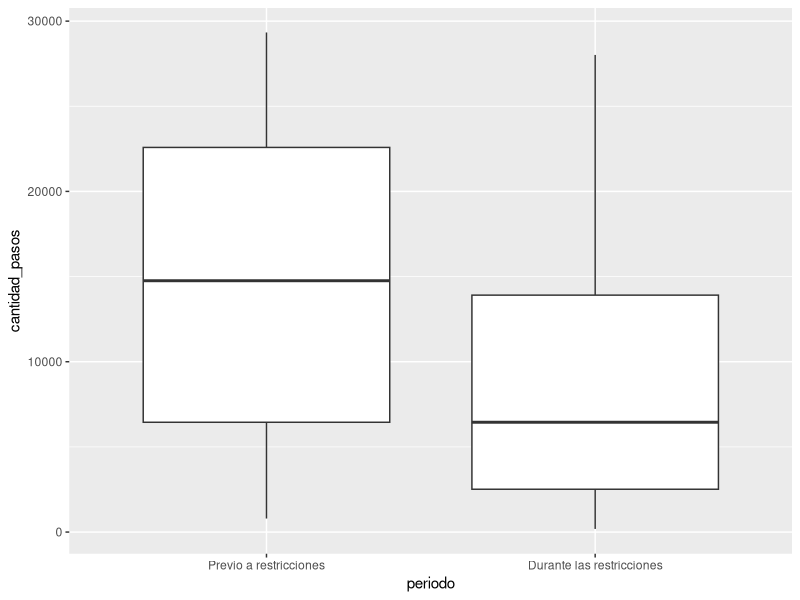
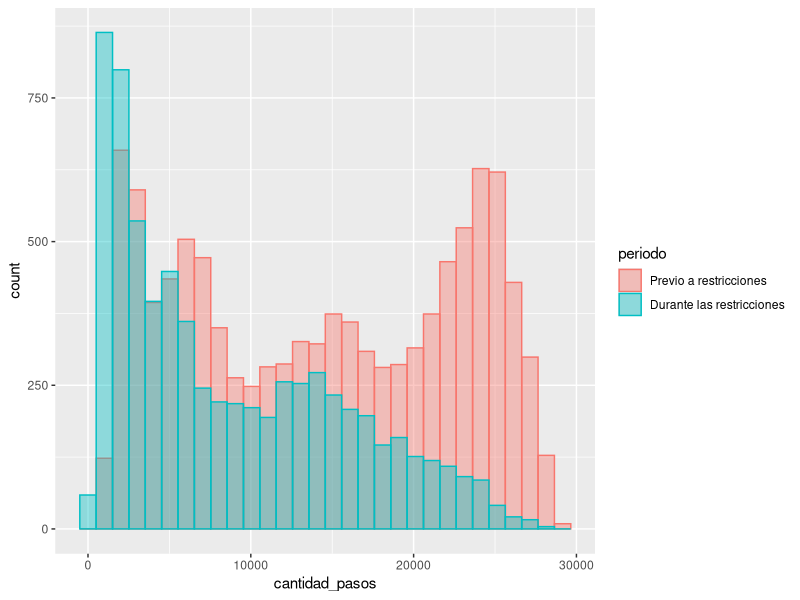
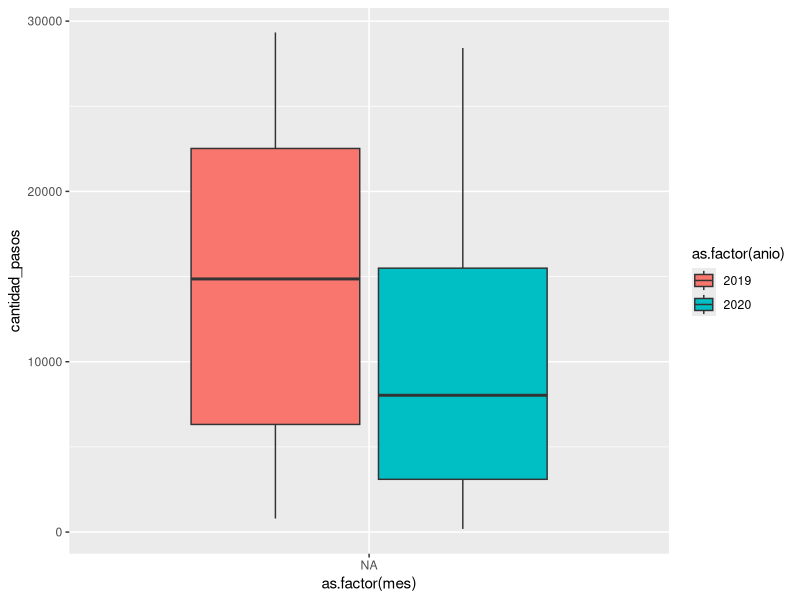
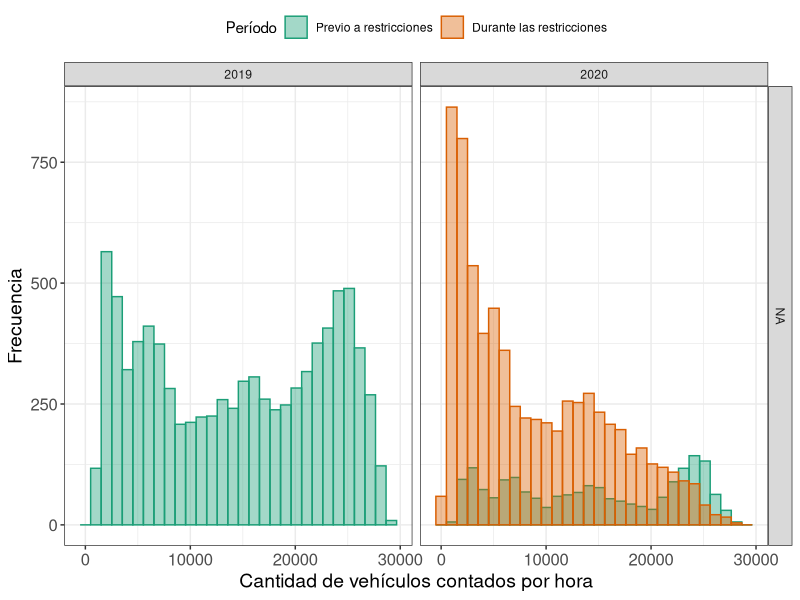

Reproduce these figures in R, in order. (Note: this script raises an error after producing the figures.)
rm(list=ls())
gc()

##### Analisis descriptivo vehiculos ####
library(tidyverse)
library(data.table)
library(openxlsx)
library(ggpubr)


#### Medidas resumen de circulacion vehicular comparando antes y despues de restricciones: ####
vehiculos <- fread("Datos/Procesados/conteo_vehicular.csv")
feriados <- fread("Datos/feriados.csv", encoding = "UTF-8")

# Total periodos:
vehiculos[, periodo := fifelse(fecha_hora < as.Date("2020-03-20"), "Previo a restricciones", "Durante las restricciones") %>%
            as.factor() %>%
            fct_rev()]

tabla.resumen <- vehiculos[, .(Promedio = mean(cantidad_pasos, na.rm = TRUE) %>% round(3),
                               Mediana = median(cantidad_pasos, na.rm = TRUE) %>% round(3), 
                               `Desvío estándar` = sd(cantidad_pasos, na.rm = TRUE) %>% round(3),
                               Máximo = max(cantidad_pasos, na.rm = TRUE) %>% round(3),
                               Mínimo = min(cantidad_pasos, na.rm = TRUE) %>% round(3)),
                           by = .(Período =  periodo)]

write.xlsx(tabla.resumen, file = "Figuras/Descriptiva/Tabla_resumen_periodo.xlsx")

vehiculos %>%
  ggplot(aes(x = periodo, y = cantidad_pasos)) +
  geom_boxplot()

vehiculos %>%
  ggplot(aes(x = cantidad_pasos, fill = periodo, col = periodo)) +
  geom_histogram(alpha = 0.4, position = "identity")


#Por mes:
vehiculos[, c("anio", "mes") := .(year(fecha_hora), months(fecha_hora) %>%
                                    str_to_title() %>%
                                    factor(levels = c("Enero","Febrero", "Marzo", "Abril", "Mayo", "Junio", "Julio", "Agosto", "Septiembre", "Octubre", "Noviembre", "Diciembre")))]

vehiculos %>%
  ggplot(aes(x = as.factor(mes), y = cantidad_pasos, fill = as.factor(anio))) +
  geom_boxplot()

(plot.hist.mes <- vehiculos %>%
    ggplot(aes(x = cantidad_pasos, fill = periodo, col = periodo)) +
    geom_histogram(alpha = 0.4, position = "identity") +
    facet_grid(mes~anio) +
    labs(x = "Cantidad de vehículos contados por hora", y = "Frecuencia", fill = "Período", col = "Período") +
    scale_color_brewer(palette = "Dark2") +
    scale_fill_brewer(palette = "Dark2") +
    theme_bw()+
    theme(legend.position = "top",
          axis.text=element_text(size=12),
          axis.title=element_text(size=14)))

ggsave("Figuras/Descriptiva/Histograma_mes.png", plot.hist.mes, width = 5, height = 10)


# Por semana
vehiculos[, id_semana := paste0(week(fecha_hora), "_", year(fecha_hora), "_", periodo)]

(boxplot.semana <- vehiculos %>%
  ggplot(aes(x = fecha_hora, y = cantidad_pasos, group = id_semana, fill = periodo)) +
  geom_boxplot(alpha = 0.8) +
  scale_fill_brewer(palette = "Dark2") +
  theme_bw()+
  theme(legend.position = "top",
        axis.text=element_text(size=12),
        axis.title=element_text(size=14)) +
  labs(x = "Fecha", y = "Cantidad de vehículos contados por hora", fill = "Período"))
  
ggsave("Figuras/Descriptiva/Boxplot_semana.png", boxplot.semana, width = 9, height = 5)



#Por dia de la semana:
vehiculos[, dia_semana := weekdays(fecha_hora) %>%
            str_to_title() %>%
            factor(levels = c("Lunes", "Martes", "Miércoles", "Jueves", "Viernes", "Sábado", "Domingo"))]

vehiculos %>%
  ggplot(aes(x = dia_semana, y = cantidad_pasos, fill = periodo)) +
  geom_boxplot()

vehiculos %>%
  ggplot(aes(x = cantidad_pasos, fill = periodo, col = periodo)) +
  geom_histogram(alpha = 0.4, position = "identity") +
  facet_wrap(dia_semana~., ncol = 3)


(plot.variacion.semanal <- vehiculos[, .(cantidad_pasos_medio = mean(cantidad_pasos, na.rm = TRUE),
              cantidad_pasos_sd = sd(cantidad_pasos, na.rm = TRUE)), by = .(dia_semana, periodo)] %>%
  ggplot(aes(x = as.numeric(dia_semana), y = cantidad_pasos_medio))+
  geom_ribbon(aes(ymin = cantidad_pasos_medio - cantidad_pasos_sd, ymax = cantidad_pasos_medio + cantidad_pasos_sd, fill = periodo), alpha = 0.3) +
  geom_line(aes(col = periodo))+
  scale_x_continuous(breaks = 1:7, labels = levels(vehiculos$dia_semana), minor_breaks = NULL) +
  scale_fill_brewer(palette = "Dark2") +
  scale_color_brewer(palette = "Dark2") +
  theme_bw()+
  theme(legend.position = "top",
        axis.text=element_text(size=12),
        axis.title=element_text(size=14)) +
  labs(x = "Día de la semana", y = "Cantidad de vehículos contados por hora", fill = "Período", col = "Período"))

ggsave("Figuras/Descriptiva/Linea_semanal.png", plot.variacion.semanal, width = 9, height = 5)



#Por hora del dia:

vehiculos[, c("hora", "condicion_dia") := .(hour(fecha_hora),
                                            fcase(as.Date(fecha_hora) %in% feriados$ds, "Feriado",
                                                  dia_semana %in% c("Sábado", "Domingo"), "Fin de semana",
                                                  default = "Día de semana") %>%
                                              factor(levels = c("Día de semana", "Fin de semana", "Feriado")))]

vehiculos %>%
  ggplot(aes(x = hora, y = cantidad_pasos, col = periodo, group = interaction(hora, periodo, condicion_dia))) +
  geom_boxplot()+
  facet_wrap(condicion_dia~.)

(plot.horario <- vehiculos[, .(cantidad_pasos_medio = mean(cantidad_pasos, na.rm = TRUE),
              cantidad_pasos_sd = sd(cantidad_pasos, na.rm = TRUE)), by = .(hora, periodo, condicion_dia)] %>%
  ggplot(aes(x = hora, y = cantidad_pasos_medio))+
  geom_ribbon(aes(ymin = cantidad_pasos_medio - cantidad_pasos_sd, ymax = cantidad_pasos_medio + cantidad_pasos_sd, fill = periodo), alpha = 0.3) +
  geom_line(aes(col = periodo))+
  facet_wrap(condicion_dia~.) +
  scale_fill_brewer(palette = "Dark2") +
  scale_color_brewer(palette = "Dark2") +
  theme_bw()+
  theme(legend.position = "none",
        axis.text=element_text(size=12),
        axis.title=element_text(size=14)) +
  labs(x = "Hora del día", y = "Cantidad de vehículos contados por hora", fill = "Período", col = "Período"))

ggsave("Figuras/Descriptiva/Linea_horaria.png", plot.horario, width = 8, height = 4)


plot.variaciones <- ggarrange(plot.variacion.semanal, plot.horario, nrow = 2, labels = c("A", "B"))

ggsave("Figuras/Descriptiva/Lineas_semanal_horaria.png", plot.variaciones, width = 9, height = 10)

vehiculos %>%
  ggplot(aes(x = cantidad_pasos, col = periodo, fill = periodo)) +
  geom_histogram()+
  facet_grid(hora~condicion_dia)


#### Autocorrelogramas ####
#Horario
library(ggfortify)

autocorrelacion.horaria <- acf(vehiculos$cantidad_pasos, lag.max = 200, pl=FALSE)

intervalo.confianza <- ggfortify:::confint.acf(autocorrelacion.horaria, ci.type = 'ma')

(plot.acf.horaria <- data.table(Autocorrelación = autocorrelacion.horaria$acf,
                                Lag = autocorrelacion.horaria$lag,
                                intervalo = intervalo.confianza) %>%
                       ggplot(aes(x = Lag, y = Autocorrelación)) +
                       geom_ribbon(aes(ymin = -intervalo, ymax = intervalo), alpha = 0.3, fill = palette.colors(1, "Dark2")) +
                       geom_segment(aes(xend = Lag, y = 0, yend = Autocorrelación)) +
                       geom_point(col = palette.colors(1, "Dark2")) +
                       geom_hline(yintercept = 0, linetype = "dashed") +
                       theme_bw()+
                       theme(axis.text=element_text(size=12),
                             axis.title=element_text(size=14))+
                       labs(x = "Lag (Horas)"))

ggsave("Figuras/Descriptiva/Autocorrelograma_vehiculos_horaria.png", plot.acf.horaria, width = 8, height = 4)


#Diario
library(ggfortify)

vehiculos.diarios <- vehiculos[fecha_hora < as.Date("2020-03-20"), .(cantidad_pasos = sum(cantidad_pasos, na.rm = TRUE)), by = .(fecha = (as.Date(fecha_hora)))]

autocorrelacion.diaria <- acf(vehiculos.diarios$cantidad_pasos, lag.max = 500, pl=FALSE)

intervalo.confianza <- ggfortify:::confint.acf(autocorrelacion.diaria, ci.type = 'ma')

(plot.acf.diaria <- data.table(Autocorrelación = autocorrelacion.diaria$acf,
                                Lag = autocorrelacion.diaria$lag,
                                intervalo = intervalo.confianza) %>%
                       ggplot(aes(x = Lag, y = Autocorrelación)) +
                       geom_ribbon(aes(ymin = -intervalo, ymax = intervalo), alpha = 0.3, fill = palette.colors(1, "Dark2")) +
                       geom_segment(aes(xend = Lag, y = 0, yend = Autocorrelación)) +
                       geom_point(col = palette.colors(1, "Dark2")) +
                       geom_hline(yintercept = 0, linetype = "dashed") +
                       theme_bw()+
                       labs(x = "Lag (Días)"))
